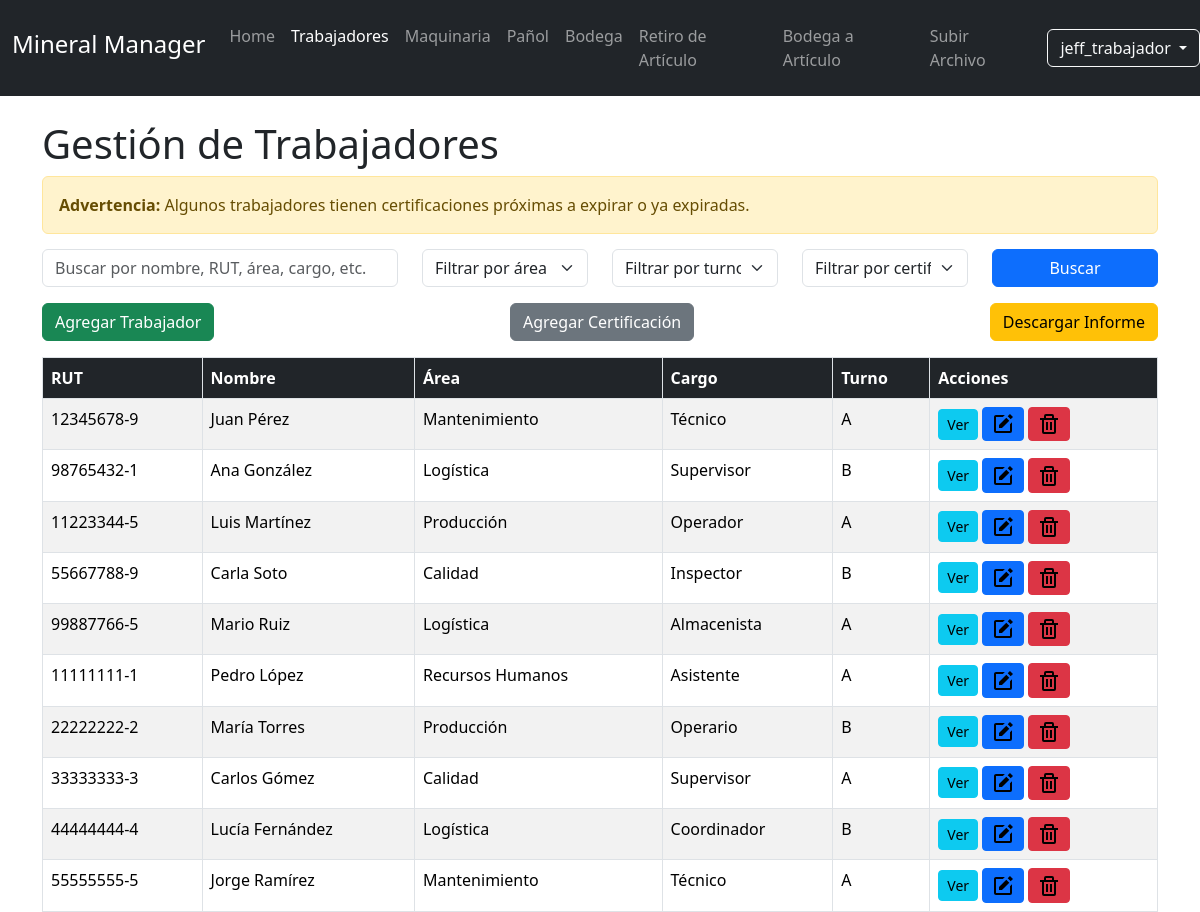
Page /trabajadores/ (signed in) on the committed database.
### MineralApp/models.py (models this page shows, shortened)
class CustomUser(AbstractBaseUser, PermissionsMixin):
    username = models.CharField(max_length=50, unique=True)
    email = models.EmailField(max_length=60, unique=True)
    email_confirmed = models.BooleanField(default=False)  # Agregar el campo aquí
    is_active = models.BooleanField(default=True)
    is_admin = models.BooleanField(default=False)
    is_staff = models.BooleanField(default=False)
    objects = CustomUserManager()
    USERNAME_FIELD = 'username'
    REQUIRED_FIELDS = ['email']

class Trabajador(models.Model):
    rut = models.CharField(max_length=100, primary_key=True)
    nombre_trabajador = models.CharField(max_length=256)
    area = models.ForeignKey(Area, on_delete=models.RESTRICT)
    cargo = models.ForeignKey(Cargo, on_delete=models.RESTRICT)
    jornada = models.ForeignKey(Jornada, on_delete=models.RESTRICT)
    turno = models.ForeignKey(Turno, on_delete=models.RESTRICT)
    horario = models.ForeignKey(Horario, on_delete=models.RESTRICT)
    activo = models.BooleanField(default=True)

class Area(models.Model):
    nombre_area = models.CharField(max_length=100, unique=True)

class Cargo(models.Model):
    nombre_cargo = models.CharField(max_length=256, unique=True)

class Turno(models.Model):
    tipo_turno = models.CharField(max_length=1, choices=[('A', 'A'), ('B', 'B')])

### MineralApp/views.py (the view, shortened to what this page needs)
# urls.py: path('trabajadores/', views.trabajadores_view, name='gestion_trabajadores'),
@login_required
def trabajadores_view(request):
    trabajadores = Trabajador.objects.filter(activo=True)
    search_query = request.GET.get('search', '')
    area_id = request.GET.get('area', '')
    if area_id:
        trabajadores = trabajadores.filter(area_id=area_id)
    turno = request.GET.get('turno', '')
    if turno:
        trabajadores = trabajadores.filter(turno__tipo_turno=turno)
    certificacion = request.GET.get('certificacion', '')
    if certificacion == "expira_30":
        fecha_limite = timezone.now() + timedelta(days=30)
        trabajadores = trabajadores.filter(
            capacitaciontrabajador__fecha_fin__lte=fecha_limite,
            capacitaciontrabajador__fecha_fin__gte=timezone.now()
        )
    elif certificacion == "expirada":
        trabajadores = trabajadores.filter(
            capacitaciontrabajador__fecha_fin__lt=timezone.now()
        )
    trabajadores_data = []
    for trabajador in trabajadores:
        horas_trabajadas = trabajador.registrohoras_set.aggregate(total=Sum('horas_trabajadas'))['total'] or 0
        horas_esperadas = trabajador.registrohoras_set.aggregate(total=Sum('horas_esperadas'))['total'] or 0
        trabajadores_data.append({
            'trabajador': trabajador,
            'horas_trabajadas': horas_trabajadas,
            'horas_esperadas': horas_esperadas,
        })
    context = {
        'trabajadores_data': trabajadores_data,
        'areas': Area.objects.all(),
    }
    return render(request, 'trabajadores.html', context)

### templates/trabajadores.html (shortened to what this page needs)
<!DOCTYPE html>
<html lang="es">
<head>
    {% load static %}
    <link rel="stylesheet" href="https://cdn.jsdelivr.net/npm/bootstrap@5.3.2/dist/css/bootstrap.min.css">
</head>
<body>
    <header>
        <nav class="navbar navbar-expand-lg navbar-dark bg-dark px-0 py-3">
            <div class="container-xl">
                <a class="navbar-brand" href="/home"><h4>Mineral Manager</h4></a>
                <div class="collapse navbar-collapse" id="navbarCollapse">
                    <div class="navbar-nav mx-lg-auto">
                        <a class="nav-item nav-link" href="/home">Home</a>
                        <a class="nav-item nav-link active" href="/trabajadores">Trabajadores</a>
                        <a class="nav-item nav-link" href="/maquinaria">Maquinaria</a>
                        <a class="nav-item nav-link" href="/pañol">Pañol</a>
                        <a class="nav-item nav-link" href="/bodega">Bodega</a>
                        <a class="nav-item nav-link" href="/retiro">Retiro de Artículo</a>
                        <a class="nav-item nav-link" href="/articulobodega">Bodega a Artículo</a>
                        <a class="nav-item nav-link" href="/upload">Subir Archivo</a>
                    </div>
                </div>
            </div>
                     <div class="dropdown">
                        <button class="btn btn-outline-light dropdown-toggle" type="button" id="userDropdown" data-bs-toggle="dropdown" aria-expanded="false">
                            {{ request.user.username }}
                        </button>
                    </div>
        </nav>
    </header>
    <main class="container mt-4">
        <h1>Gestión de Trabajadores</h1>
        <div class="alert alert-warning" role="alert">
            <strong>Advertencia:</strong> Algunos trabajadores tienen certificaciones próximas a expirar o ya expiradas.
        </div>
        <form method="GET" class="mb-3">
            <div class="row">
                <div class="col-md-4">
                    <input type="text" name="search" class="form-control" placeholder="Buscar por nombre, RUT, área, cargo, etc." value="{{ request.GET.search }}">
                </div>
                <div class="col-md-2">
                    <select name="area" class="form-select">
                        <option value="">Filtrar por área</option>
                    </select>
                </div>
                <div class="col-md-2">
                    <select name="turno" class="form-select">
                        <option value="">Filtrar por turno</option>
                    </select>
                </div>
                <div class="col-md-2">
                    <select name="certificacion" class="form-select">
                        <option value="">Filtrar por certificación</option>
                    </select>
                </div>
                <div class="col-md-2">
                    <button type="submit" class="btn btn-primary w-100">Buscar</button>
                </div>
            </div>
        </form>
        <div class="d-flex justify-content-between mb-3">
            <a href="{% url 'add_trabajador' %}" class="btn btn-success">Agregar Trabajador</a>
            <button class="btn btn-secondary" data-bs-toggle="modal" data-bs-target="#addCertificationModal">Agregar Certificación</button>
            <a href="{% url 'descargar_informe_trabajadores' %}" class="btn btn-warning">Descargar Informe</a>
        </div>
        <table class="table table-striped table-bordered">
            <thead class="table-dark">
                <tr>
                    <th>RUT</th>
                    <th>Nombre</th>
                    <th>Área</th>
                    <th>Cargo</th>
                    <th>Turno</th>
                    <th>Acciones</th>
                </tr>
            </thead>
            <tbody>
                {% for data in trabajadores_data %}
                <tr>
                    <td>{{ data.trabajador.rut }}</td>
                    <td>{{ data.trabajador.nombre_trabajador }}</td>
                    <td>{{ data.trabajador.area.nombre_area }}</td>
                    <td>{{ data.trabajador.cargo.nombre_cargo }}</td>
                    <td>{{ data.trabajador.turno.tipo_turno }}</td>
                    <td>
                        <button class="btn btn-info btn-sm" data-bs-toggle="modal" data-bs-target="#viewWorkerModal{{ data.trabajador.rut }}">Ver</button>
                        <a href="{% url 'editar_trabajador' data.trabajador.rut %}" class="btn btn-primary btn-sm">
                        </a>
                        <button type="button" class="btn btn-danger btn-sm" onclick="eliminarTrabajador('{{ data.trabajador.rut }}')">
                            <svg xmlns="http://www.w3.org/2000/svg" width="24" height="24" viewBox="0 0 24 24" style="fill: rgba(0, 0, 0, 1);transform: ;msFilter:;"><path d="M5 20a2 2 0 0 0 2 2h10a2 2 0 0 0 2-2V8h2V6h-4V4a2 2 0 0 0-2-2H9a2 2 0 0 0-2 2v2H3v2h2zM9 4h6v2H9zM8 8h9v12H7V8z"></path><path d="M9 10h2v8H9zm4 0h2v8h-2z"></path></svg>
                        </button>
                    </td>
                </tr>
                {% endfor %}
            </tbody>
        </table>
    </main>
</body>
</html>

### templates/trabajadores.html (style rules this page uses)
.table-bordered { border: 1px solid #dee2e6; }
.table-bordered th, .table-bordered td { border: 1px solid #dee2e6; }
.alert-warning { margin-bottom: 15px; }
.table { margin-bottom: 0; }

### rows in the picture
CustomUser: user.username "jeff_trabajador"
Trabajador: trabajador.rut "12345678-9", trabajador.nombre_trabajador "Juan Pérez", trabajador.area.nombre_area "Mantenimiento", trabajador.cargo.nombre_cargo "Técnico", trabajador.turno.tipo_turno "A"
Trabajador: trabajador.rut "98765432-1", trabajador.nombre_trabajador "Ana González", trabajador.area.nombre_area "Logística", trabajador.cargo.nombre_cargo "Supervisor", trabajador.turno.tipo_turno "B"
Trabajador: trabajador.rut "11223344-5", trabajador.nombre_trabajador "Luis Martínez", trabajador.area.nombre_area "Producción", trabajador.cargo.nombre_cargo "Operador", trabajador.turno.tipo_turno "A"
Trabajador: trabajador.rut "55667788-9", trabajador.nombre_trabajador "Carla Soto", trabajador.area.nombre_area "Calidad", trabajador.cargo.nombre_cargo "Inspector", trabajador.turno.tipo_turno "B"
Trabajador: trabajador.rut "99887766-5", trabajador.nombre_trabajador "Mario Ruiz", trabajador.area.nombre_area "Logística", trabajador.cargo.nombre_cargo "Almacenista", trabajador.turno.tipo_turno "A"
Trabajador: trabajador.rut "11111111-1", trabajador.nombre_trabajador "Pedro López", trabajador.area.nombre_area "Recursos Humanos", trabajador.cargo.nombre_cargo "Asistente", trabajador.turno.tipo_turno "A"
Trabajador: trabajador.rut "22222222-2", trabajador.nombre_trabajador "María Torres", trabajador.area.nombre_area "Producción", trabajador.cargo.nombre_cargo "Operario", trabajador.turno.tipo_turno "B"
Trabajador: trabajador.rut "33333333-3", trabajador.nombre_trabajador "Carlos Gómez", trabajador.area.nombre_area "Calidad", trabajador.cargo.nombre_cargo "Supervisor", trabajador.turno.tipo_turno "A"
Trabajador: trabajador.rut "44444444-4", trabajador.nombre_trabajador "Lucía Fernández", trabajador.area.nombre_area "Logística", trabajador.cargo.nombre_cargo "Coordinador", trabajador.turno.tipo_turno "B"
Trabajador: trabajador.rut "55555555-5", trabajador.nombre_trabajador "Jorge Ramírez", trabajador.area.nombre_area "Mantenimiento", trabajador.cargo.nombre_cargo "Técnico", trabajador.turno.tipo_turno "A"
